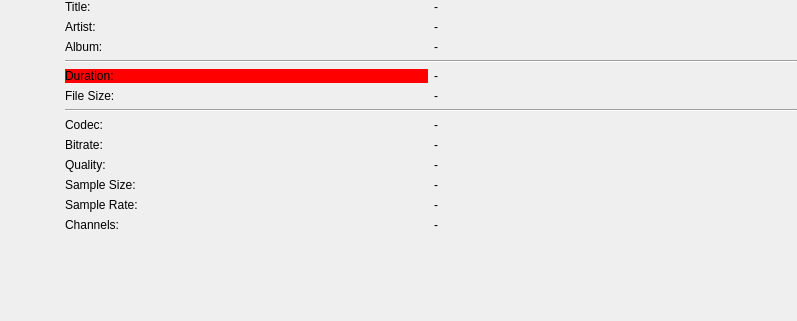
<?xml version="1.0" encoding="UTF-8"?>
<ui version="4.0">
 <class>ViMetadataWidget</class>
 <widget class="QWidget" name="ViMetadataWidget">
  <property name="geometry">
   <rect>
    <x>0</x>
    <y>0</y>
    <width>797</width>
    <height>321</height>
   </rect>
  </property>
  <property name="sizePolicy">
   <sizepolicy hsizetype="Minimum" vsizetype="Minimum">
    <horstretch>0</horstretch>
    <verstretch>0</verstretch>
   </sizepolicy>
  </property>
  <property name="windowTitle">
   <string>Form</string>
  </property>
  <property name="styleSheet">
   <string notr="true"/>
  </property>
  <layout class="QFormLayout" name="formLayout">
   <property name="horizontalSpacing">
    <number>15</number>
   </property>
   <property name="leftMargin">
    <number>0</number>
   </property>
   <property name="topMargin">
    <number>0</number>
   </property>
   <property name="rightMargin">
    <number>0</number>
   </property>
   <property name="bottomMargin">
    <number>0</number>
   </property>
   <item row="0" column="0">
    <widget class="ViCoverWidget" name="coverWidget" native="true">
     <property name="minimumSize">
      <size>
       <width>50</width>
       <height>50</height>
      </size>
     </property>
    </widget>
   </item>
   <item row="0" column="1">
    <widget class="QWidget" name="widget" native="true">
     <layout class="QGridLayout" name="gridLayout_2">
      <property name="leftMargin">
       <number>0</number>
      </property>
      <property name="topMargin">
       <number>0</number>
      </property>
      <property name="rightMargin">
       <number>0</number>
      </property>
      <property name="bottomMargin">
       <number>10</number>
      </property>
      <item row="4" column="0">
       <widget class="QWidget" name="formatContainer" native="true">
        <layout class="QGridLayout" name="gridLayout_4">
         <property name="leftMargin">
          <number>0</number>
         </property>
         <property name="topMargin">
          <number>0</number>
         </property>
         <property name="rightMargin">
          <number>0</number>
         </property>
         <property name="bottomMargin">
          <number>0</number>
         </property>
         <item row="1" column="0">
          <widget class="QLabel" name="bitrateLabel">
           <property name="text">
            <string>Bitrate:</string>
           </property>
          </widget>
         </item>
         <item row="0" column="0">
          <widget class="QLabel" name="codecLabel">
           <property name="text">
            <string>Codec:</string>
           </property>
          </widget>
         </item>
         <item row="5" column="0">
          <widget class="QLabel" name="channelsLabel">
           <property name="text">
            <string>Channels:</string>
           </property>
          </widget>
         </item>
         <item row="3" column="0">
          <widget class="QLabel" name="sampleSizeLabel">
           <property name="text">
            <string>Sample Size:</string>
           </property>
          </widget>
         </item>
         <item row="4" column="0">
          <widget class="QLabel" name="sampleRateLabel">
           <property name="text">
            <string>Sample Rate:</string>
           </property>
          </widget>
         </item>
         <item row="2" column="0">
          <widget class="QLabel" name="qualityLabel">
           <property name="text">
            <string>Quality:</string>
           </property>
          </widget>
         </item>
         <item row="0" column="1">
          <widget class="QLabel" name="codec">
           <property name="text">
            <string>-</string>
           </property>
          </widget>
         </item>
         <item row="1" column="1">
          <widget class="QLabel" name="bitrate">
           <property name="text">
            <string>-</string>
           </property>
          </widget>
         </item>
         <item row="2" column="1">
          <widget class="QLabel" name="quality">
           <property name="text">
            <string>-</string>
           </property>
          </widget>
         </item>
         <item row="3" column="1">
          <widget class="QLabel" name="sampleSize">
           <property name="text">
            <string>-</string>
           </property>
          </widget>
         </item>
         <item row="4" column="1">
          <widget class="QLabel" name="sampleRate">
           <property name="text">
            <string>-</string>
           </property>
          </widget>
         </item>
         <item row="5" column="1">
          <widget class="QLabel" name="channels">
           <property name="text">
            <string>-</string>
           </property>
          </widget>
         </item>
        </layout>
       </widget>
      </item>
      <item row="3" column="0">
       <widget class="Line" name="line2">
        <property name="styleSheet">
         <string notr="true"/>
        </property>
        <property name="orientation">
         <enum>Qt::Horizontal</enum>
        </property>
       </widget>
      </item>
      <item row="1" column="0">
       <widget class="Line" name="line1">
        <property name="orientation">
         <enum>Qt::Horizontal</enum>
        </property>
       </widget>
      </item>
      <item row="2" column="0">
       <widget class="QWidget" name="fileContainer" native="true">
        <layout class="QGridLayout" name="gridLayout_5">
         <property name="leftMargin">
          <number>0</number>
         </property>
         <property name="topMargin">
          <number>0</number>
         </property>
         <property name="rightMargin">
          <number>0</number>
         </property>
         <property name="bottomMargin">
          <number>0</number>
         </property>
         <item row="0" column="0">
          <widget class="QLabel" name="durationLabel">
           <property name="styleSheet">
            <string notr="true">background:red;</string>
           </property>
           <property name="text">
            <string>Duration:</string>
           </property>
          </widget>
         </item>
         <item row="1" column="0">
          <widget class="QLabel" name="fileSizeLabel">
           <property name="text">
            <string>File Size:</string>
           </property>
          </widget>
         </item>
         <item row="0" column="1">
          <widget class="QLabel" name="duration">
           <property name="text">
            <string>-</string>
           </property>
          </widget>
         </item>
         <item row="1" column="1">
          <widget class="QLabel" name="fileSize">
           <property name="text">
            <string>-</string>
           </property>
          </widget>
         </item>
        </layout>
       </widget>
      </item>
      <item row="0" column="0">
       <widget class="QWidget" name="metadataContainer" native="true">
        <layout class="QGridLayout" name="gridLayout_3">
         <property name="leftMargin">
          <number>0</number>
         </property>
         <property name="topMargin">
          <number>0</number>
         </property>
         <property name="rightMargin">
          <number>0</number>
         </property>
         <property name="bottomMargin">
          <number>0</number>
         </property>
         <item row="1" column="0">
          <widget class="QLabel" name="artistLabel">
           <property name="text">
            <string>Artist:</string>
           </property>
          </widget>
         </item>
         <item row="0" column="0">
          <widget class="QLabel" name="titleLabel">
           <property name="text">
            <string>Title:</string>
           </property>
          </widget>
         </item>
         <item row="2" column="0">
          <widget class="QLabel" name="albumLabel">
           <property name="text">
            <string>Album:</string>
           </property>
          </widget>
         </item>
         <item row="0" column="1">
          <widget class="QLabel" name="title">
           <property name="text">
            <string>-</string>
           </property>
          </widget>
         </item>
         <item row="1" column="1">
          <widget class="QLabel" name="artist">
           <property name="text">
            <string>-</string>
           </property>
          </widget>
         </item>
         <item row="2" column="1">
          <widget class="QLabel" name="album">
           <property name="text">
            <string>-</string>
           </property>
          </widget>
         </item>
        </layout>
       </widget>
      </item>
      <item row="5" column="0">
       <spacer name="verticalSpacer">
        <property name="orientation">
         <enum>Qt::Vertical</enum>
        </property>
        <property name="sizeHint" stdset="0">
         <size>
          <width>20</width>
          <height>40</height>
         </size>
        </property>
       </spacer>
      </item>
     </layout>
    </widget>
   </item>
  </layout>
 </widget>
 <customwidgets>
  <customwidget>
   <class>ViCoverWidget</class>
   <extends>QWidget</extends>
   <header>vicoverwidget.h</header>
   <container>1</container>
  </customwidget>
 </customwidgets>
 <resources/>
 <connections/>
</ui>
